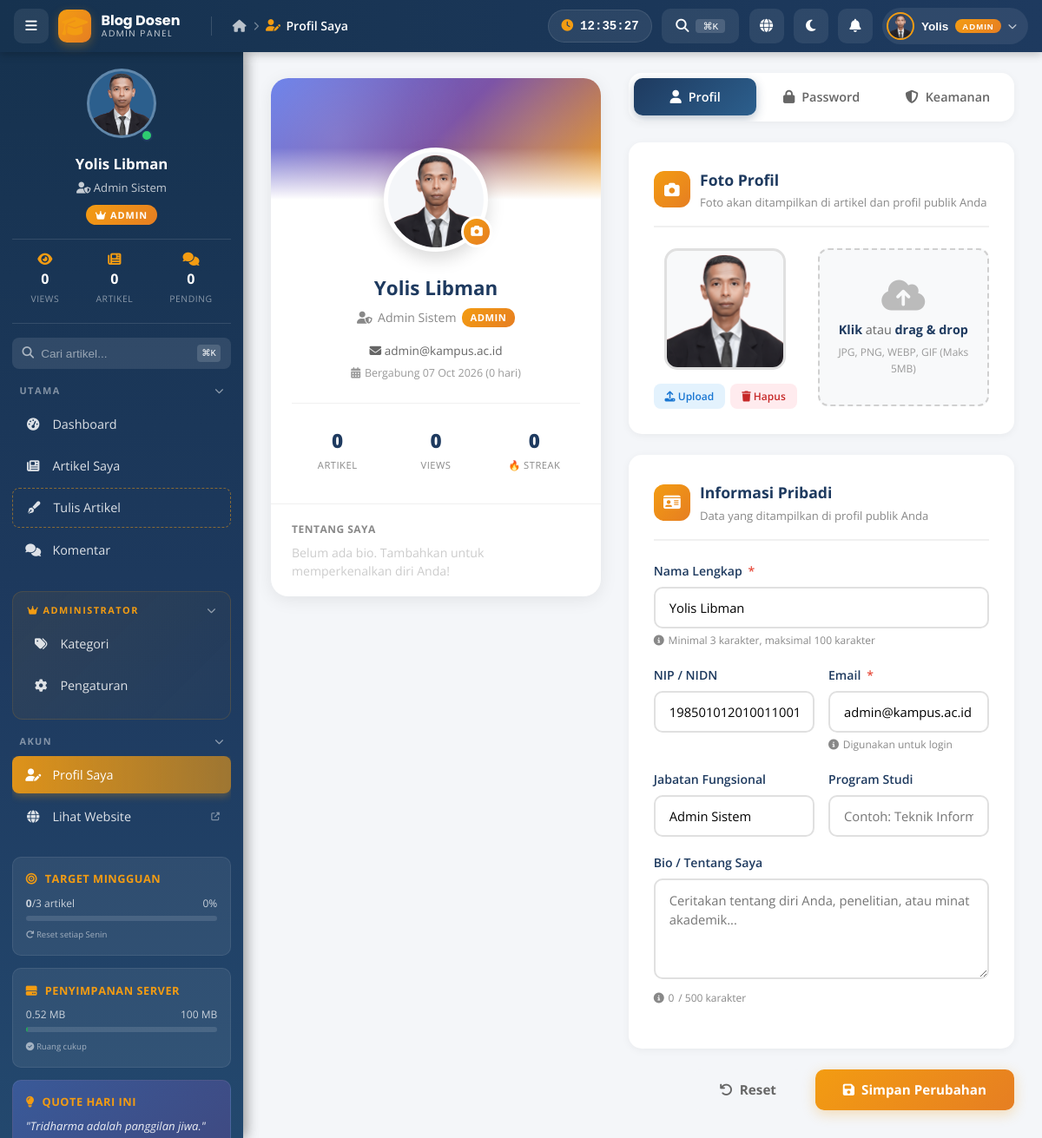
Screenshot of /admin/profile.php (signed in) with the database file from the repository.
### tables this page shows
CREATE TABLE `users` (
  `id` int(11) NOT NULL,
  `nama` varchar(100) NOT NULL,
  `email` varchar(100) NOT NULL,
  `password` varchar(255) NOT NULL,
  `nip` varchar(50) DEFAULT NULL,
  `jabatan` varchar(100) DEFAULT NULL,
  `prodi` varchar(100) DEFAULT NULL,
  `foto` varchar(255) DEFAULT 'default.png',
  `bio` text,
  `role` enum('admin','dosen') DEFAULT 'dosen',
  `status` enum('active','inactive') DEFAULT 'active',
  `created_at` timestamp NULL DEFAULT CURRENT_TIMESTAMP,
  `updated_at` timestamp NULL DEFAULT CURRENT_TIMESTAMP ON UPDATE CURRENT_TIMESTAMP
);

### admin/profile.php (the view, shortened to what the rows shown need)
<?php
require_once __DIR__ . '/../config/functions.php';
$userId = $_SESSION['user_id'];
$user = null;
try {
    $stmt = db()->prepare("SELECT * FROM users WHERE id = ?");
    $stmt->execute([$userId]);
    $user = $stmt->fetch();
} catch (Exception $e) {}
$userStats = [
    'articles' => 0,
    'published' => 0,
    'drafts' => 0,
    'views' => 0,
    'comments' => 0,
    'streak' => 0,
    'member_since' => $user['created_at'] ?? date('Y-m-d'),
];
try {
    $stmt = db()->prepare("
        SELECT
            COUNT(*) as total,
            SUM(CASE WHEN status='published' THEN 1 ELSE 0 END) as published,
            SUM(CASE WHEN status='draft' THEN 1 ELSE 0 END) as drafts,
            IFNULL(SUM(views), 0) as total_views
        FROM articles WHERE author_id = ?
    ");
    $stmt->execute([$userId]);
    $s = $stmt->fetch();
    if ($s) {
        $userStats['articles'] = (int)$s['total'];
        $userStats['published'] = (int)$s['published'];
        $userStats['drafts'] = (int)$s['drafts'];
        $userStats['views'] = (int)$s['total_views'];
    }
    $stmt = db()->prepare("
        SELECT COUNT(*) FROM comments c
        JOIN articles a ON c.article_id = a.id
        WHERE a.author_id = ?
    ");
    $stmt->execute([$userId]);
    $userStats['comments'] = (int)$stmt->fetchColumn();
} catch (Exception $e) {}
$fotoPath = !empty($user['foto']) ? $user['foto'] : 'assets/uploads/default.png';
if (strpos($fotoPath, 'http') === 0) {
    $avatarUrl = $fotoPath;
} else {
    $avatarUrl = url(ltrim($fotoPath, '/'));
}
$avatarFallback = 'https://ui-avatars.com/api/?name=' . urlencode($user['nama']) . '&background=1e3a5f&color=fff&size=300';
$memberDays = floor((time() - strtotime($userStats['member_since'])) / 86400);
include __DIR__ . '/../includes/admin-header.php';
include __DIR__ . '/../includes/sidebar.php';
?>
<main class="admin-main">
    <div class="profile-layout">
        <div class="profile-card">
            <div class="profile-avatar-wrap">
                <img src="<?php echo $avatarUrl; ?>"
                     onerror="this.src='<?php echo $avatarFallback; ?>'"
                     alt="<?php echo htmlspecialchars($user['nama']); ?>"
                     class="profile-avatar"
                     id="sidebarAvatar">
                <button type="button" class="profile-avatar-edit"
                        onclick="switchTab('profile'); document.getElementById('foto').click();"
                        title="Edit foto">
                    <i class="fas fa-camera"></i>
                </button>
            </div>
            <div class="profile-info">
                <h2 class="profile-name"><?php echo htmlspecialchars($user['nama']); ?></h2>
                <div class="profile-role">
                    <i class="fas fa-<?php echo ($user['role'] ?? '') === 'admin' ? 'user-shield' : 'user-graduate'; ?>"></i>
                    <?php echo htmlspecialchars($user['jabatan'] ?: 'Dosen'); ?>
                    <?php if (($user['role'] ?? '') === 'admin'): ?>
                        <span class="admin-badge">ADMIN</span>
                    <?php endif; ?>
                </div>
                <div class="profile-email">
                    <i class="fas fa-envelope"></i>
                    <?php echo htmlspecialchars($user['email']); ?>
                </div>
                <div class="profile-join">
                    <i class="fas fa-calendar-alt"></i>
                    Bergabung <?php echo date('d M Y', strtotime($userStats['member_since'])); ?>
                    (<?php echo $memberDays; ?> hari)
                </div>
                <div class="profile-stats-grid">
                    <div class="profile-stat">
                    </div>
                    <div class="profile-stat">
                    </div>
                    <div class="profile-stat">
                    </div>
                </div>
            </div>
        </div>
        <div class="profile-main">
            <div class="profile-panel active" id="panel-profile">
                <form method="POST" enctype="multipart/form-data" id="profileForm" autocomplete="off">
                    <div class="form-section">
                        <div class="photo-upload-wrap">
                            <div class="photo-preview-area">
                                <img src="<?php echo $avatarUrl; ?>"
                                     onerror="this.src='<?php echo $avatarFallback; ?>'"
                                     alt="Preview"
                                     class="photo-preview-img"
                                     id="photoPreview">
                                <div class="photo-actions">
                                    <button type="button" class="photo-action-btn upload"
                                            onclick="document.getElementById('foto').click()">
                                    </button>
                                    <button type="button" class="photo-action-btn remove"
                                            onclick="removePhoto()"
                                            <?php echo empty($user['foto']) ? 'disabled style="opacity:0.5;cursor:not-allowed;"' : ''; ?>>
                                    </button>
                                </div>
                            </div>
                        </div>
                    </div>
                    <div class="form-section">
                        <div class="form-field-ult">
                            <label>Nama Lengkap <span class="required">*</span></label>
                            <input type="text" name="nama" class="form-input-ult"
                                   value="<?php echo htmlspecialchars($user['nama']); ?>"
                                   required maxlength="100">
                            <small class="field-help">
                                <i class="fas fa-info-circle"></i> Minimal 3 karakter, maksimal 100 karakter
                            </small>
                        </div>
                        <div class="form-row-ult">
                            <div class="form-field-ult">
                                <label>NIP / NIDN</label>
                                <input type="text" name="nip" class="form-input-ult"
                                       value="<?php echo htmlspecialchars($user['nip'] ?? ''); ?>"
                                       placeholder="Contoh: 198501012010011001">
                            </div>
                            <div class="form-field-ult">
                                <label>Email <span class="required">*</span></label>
                                <input type="email" name="email" class="form-input-ult"
                                       value="<?php echo htmlspecialchars($user['email']); ?>"
                                       required>
                                <small class="field-help">
                                    <i class="fas fa-info-circle"></i> Digunakan untuk login
                                </small>
                            </div>
                        </div>
                        <div class="form-row-ult">
                            <div class="form-field-ult">
                                <label>Jabatan Fungsional</label>
                                <input type="text" name="jabatan" class="form-input-ult"
                                       value="<?php echo htmlspecialchars($user['jabatan'] ?? ''); ?>"
                                       placeholder="Contoh: Lektor Kepala">
                            </div>
                        </div>
                        <div class="form-field-ult">
                            <small class="field-help">
                                <i class="fas fa-info-circle"></i>
                                <span id="bioCounter"><?php echo strlen($user['bio'] ?? ''); ?></span> / 500 karakter
                            </small>
                        </div>
                    </div>
                </form>
            </div>
        </div>
    </div>
</main>
<?php include __DIR__ . '/../includes/admin-footer.php'; ?>

### includes/admin-header.php (shortened to what the rows shown need)
<?php
$adminUserId  = isset($_SESSION['user_id']) ? (int)$_SESSION['user_id'] : 0;
$adminIsAdmin = (isset($_SESSION['user_role']) && $_SESSION['user_role'] === 'admin');
$adminUser = [
    'nama'    => isset($_SESSION['user_name']) ? $_SESSION['user_name'] : 'User',
    'foto'    => null,
    'jabatan' => 'Dosen',
    'email'   => '',
    'prodi'   => '',
];
try {
    if ($adminUserId > 0) {
        $st = db()->prepare("SELECT nama, foto, jabatan, email, prodi FROM users WHERE id = ?");
        $st->execute([$adminUserId]);
        $row = $st->fetch();
        if ($row) $adminUser = array_merge($adminUser, $row);
    }
} catch (Exception $e) {}
$adminAvatarUrl = fotoUrl($adminUser['foto'] ?? '');
$adminAvatarFallback = 'https://ui-avatars.com/api/?name=' . urlencode($adminUser['nama']) . '&background=1e3a5f&color=fff&size=80';
$adminFirstName = explode(' ', $adminUser['nama'])[0];
?>
<!DOCTYPE html>
<html lang="id" data-theme="light">
<head>
    <link rel="stylesheet" href="<?php echo asset('css/style.css'); ?>">
    <link rel="stylesheet" href="<?php echo asset('css/admin.css'); ?>">
    <link rel="stylesheet" href="https://cdnjs.cloudflare.com/ajax/libs/font-awesome/6.4.0/css/all.min.css">
</head>
<body class="admin-body">
<div class="admin-topbar">
    <div class="topbar-drop-wrap">
        <button class="topbar-user" onclick="topbarToggleDrop('adminUserDrop')">
            <img src="<?php echo $adminAvatarUrl; ?>"
                 onerror="this.src='<?php echo $adminAvatarFallback; ?>'"
                 alt="Avatar"
                 class="topbar-user-avatar">
            <span class="topbar-username"><?php echo htmlspecialchars($adminFirstName); ?></span>
            <?php if ($adminIsAdmin): ?>
                <span class="topbar-role-badge">ADMIN</span>
            <?php endif; ?>
            <i class="fas fa-chevron-down"></i>
        </button>
    </div>
</div>
<?php include __DIR__ . '/sidebar.php'; ?>

### includes/sidebar.php (shortened to what the rows shown need)
<?php
$isAdmin = (isset($_SESSION['user_role']) && $_SESSION['user_role'] === 'admin');
$userId = isset($_SESSION['user_id']) ? $_SESSION['user_id'] : 0;
$userInfo = [
    'nama' => isset($_SESSION['user_name']) ? $_SESSION['user_name'] : 'User',
    'foto' => '/assets/uploads/default.png',
    'jabatan' => 'Dosen',
];
try {
    $stmt = db()->prepare("SELECT nama, foto, jabatan FROM users WHERE id = ?");
    $stmt->execute([$userId]);
    $u = $stmt->fetch();
    if ($u) {
        $userInfo['nama'] = $u['nama'];
        $userInfo['foto'] = $u['foto'] ?: '/assets/uploads/default.png';
        $userInfo['jabatan'] = $u['jabatan'] ?: 'Dosen';
    }
} catch (Exception $e) {}
?>
<aside class="admin-sidebar" id="adminSidebar">
    <div class="sidebar-header">
        <div class="user-profile">
            <div class="user-avatar-wrapper">
                <img src="<?php echo fotoUrl($userInfo['foto']); ?>"
                     alt="Avatar"
                     class="user-avatar"
                     onerror="this.src='https://ui-avatars.com/api/?name=<?php echo urlencode($userInfo['nama']); ?>&background=1e3a5f&color=fff&size=100'">
                <span class="status-indicator" title="Online"></span>
            </div>
            <div class="user-info">
                <h3><?php echo htmlspecialchars($userInfo['nama']); ?></h3>
                <p class="user-role">
                    <i class="fas fa-<?php echo $isAdmin ? 'user-shield' : 'user-graduate'; ?>"></i>
                    <?php echo htmlspecialchars($userInfo['jabatan']); ?>
                </p>
                <?php if ($isAdmin): ?>
                    <span class="badge badge-admin">
                        <i class="fas fa-crown"></i> ADMIN
                    </span>
                <?php endif; ?>
            </div>
        </div>
    </div>
</aside>

### rows the page displays
users: foto (picture), nama "Yolis", nama "Yolis Libman Yolis Libman", jabatan "Admin Sistem Admin Sistem", nama "Yolis Libman", jabatan "Admin Sistem", email "admin@kampus.ac.id", nip "198501012010011001", bio "0"

### other values shown
$currentBreadcrumb['label'] "Profil Saya"
$sidebarStats['total_views'] "0 0"
$sidebarStats['total_articles'] "0 0"
$sidebarStats['pending_comments'] "0 0"
$weeklyArticles "0 0"
$weeklyTarget "3 3"
$weeklyProgress "0 0"
$storageUsedMB "0.52 0.52"
$storageLimit "100 100"
date('d M Y', strtotime($userStats['member_since'])) "07 Oct 2026"
$memberDays "0"
$userStats['articles'] "0"
$userStats['views'] "0"
$userStats['streak'] "0"
